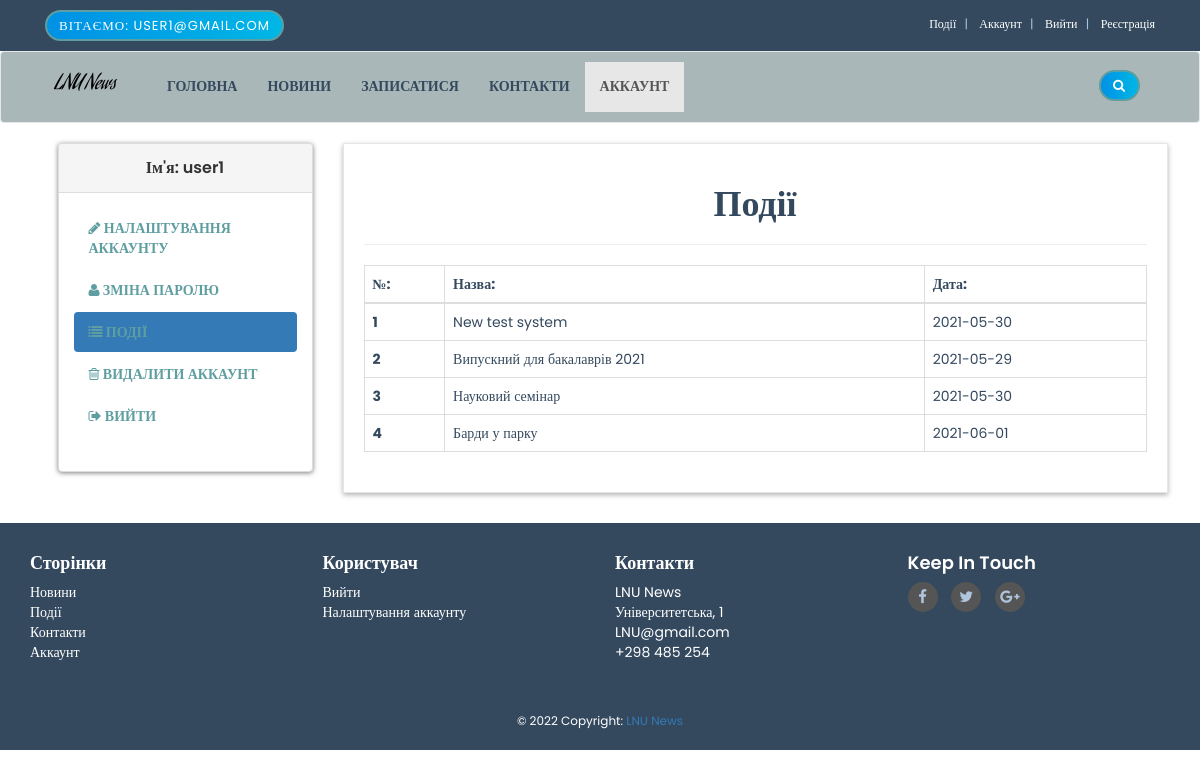
Before: /customer/account.php?orders (signed in) with the older database file.
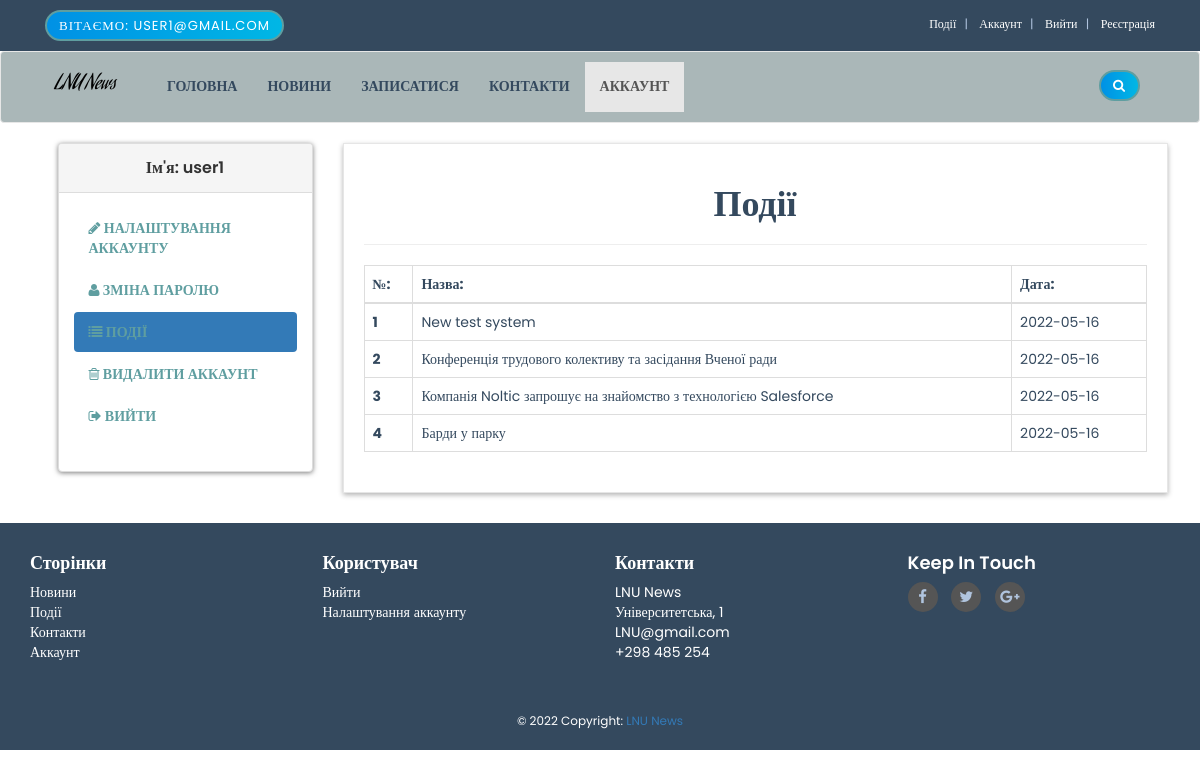
After: the same page with the newer database file.
### tables this page shows
CREATE TABLE `customer_events` (
  `event_id` int(10) NOT NULL,
  `customer_id` int(10) NOT NULL,
  `sub_date` date NOT NULL
);

CREATE TABLE `events` (
  `event_id` int(10) NOT NULL,
  `e_cat_id` int(10) NOT NULL,
  `cat_id` int(10) NOT NULL,
  `date` timestamp NOT NULL DEFAULT current_timestamp() ON UPDATE current_timestamp(),
  `event_title` text NOT NULL,
  `event_img1` text NOT NULL,
  `event_keywords` text NOT NULL,
  `event_desc` text NOT NULL
);

### customer/orders.php (the view)
<center>
    <h1>Події </h1>
</center>
<hr>
<div class="table-responsive">
    <table class="table table-bordered table-hover">
        <thead>
            <tr>
                <th> №: </th>
                <th> Назва:</th>
                <th> Дата: </th>
            </tr>
        </thead>
        <tbody>
            <?php
            $customer_session = $_SESSION['customer_email'];
            $get_customer = "select * from customers where customer_email='$customer_session'";
            $run_customer = mysqli_query($con,$get_customer);
            $row_customer = mysqli_fetch_array($run_customer);
            $customer_id = $row_customer['customer_id'];
            $get_orders = "select * from customer_events where customer_id='$customer_id'";
            $run_orders = mysqli_query($con,$get_orders);
            $i = 0;
            while($row_orders = mysqli_fetch_array($run_orders)){
                $event_id = $row_orders['event_id'];
                $get_event = "select * from events where event_id='$event_id'";
                $run_event = mysqli_query($con,$get_event);
                $row_event = mysqli_fetch_array($run_event);
                $event_title = $row_event['event_title'];
                $event_date = date('Y-m-d', strtotime($row_event['date']));
                $i++;
            ?>
            <tr>
                <th> <?php echo $i; ?> </th>
                <td> <?php echo $event_title; ?> </td>
                <td> <?php echo $event_date; ?> </td>
            </tr>
            <?php } ?>
        </tbody>
    </table>
</div>

Changed rows visible on the page:
changed through a linked row, customer_events "New test system": event.date "2021-05-30" → "2022-05-16"
changed through a linked row, customer_events: event.event_title "Випускний для бакалаврів 2021" → "Конференція трудового колективу та засідання Вченої ради"; event.date "2021-05-29" → "2022-05-16"
changed through a linked row, customer_events: event.event_title "Науковий семінар" → "Компанія Noltic запрошує на знайомство з технологією Salesforce"; event.date "2021-05-30" → "2022-05-16"
changed through a linked row, customer_events "Барди у парку": event.date "2021-06-01" → "2022-05-16"
